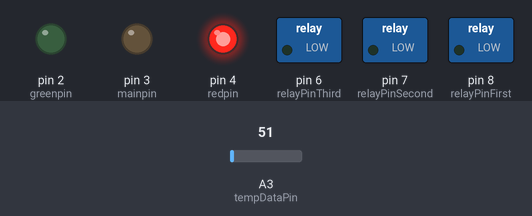
A sketch run on a simulated Arduino Uno, built with avr-gcc and run on an emulated ATmega328P. Shown: switched loads named in the sketch (green lamp = pin HIGH), output pins drawn as LEDs (lit = HIGH). The test bench sets the inputs (shaded band); at power-on: A3 (tempDataPin) = 51. What the sketch prints to the serial monitor is not drawn.

Above: at 1.4 s.
1.5 s: A3 (tempDataPin) set to 34
4.4 s: A3 (tempDataPin) set to 27
At 6.28 s:
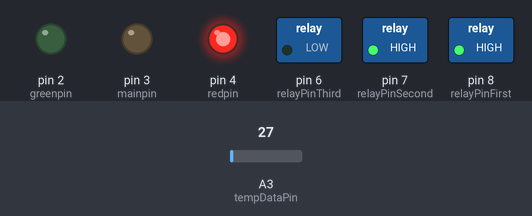
7.3 s: A3 (tempDataPin) set to 61
At 10.2 s:
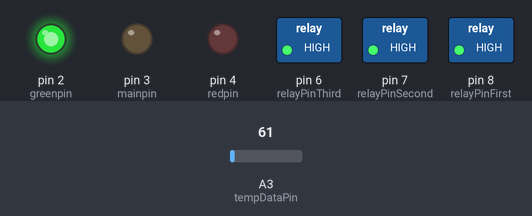
10.3 s: A3 (tempDataPin) set to 30
At 13.74 s:
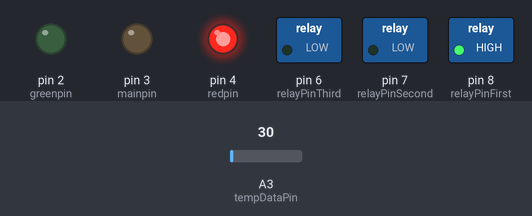
Timing chart, 0 to 14.3 s (numbered marks = the images above; inputs shaded):
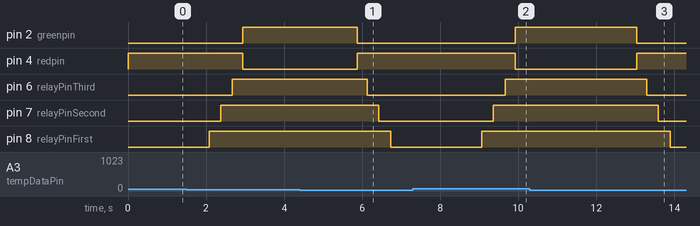

The sketch:

Harvia.ino
```cpp
#include <Arduino.h>
// Constants for determining the approximate temperature from the sensor
const float VOLTS_PER_STEP = 5.0 / 1023.0;
const float VOLT_AT_100C = 0.65;
const float VOLT_AT_300C = 1.81;

const float TEMP_COEFFICIENT = (300.0 - 100.0) / (VOLT_AT_300C - VOLT_AT_100C); // k
const float TEMP_OFFSET = 100.0 - (TEMP_COEFFICIENT * VOLT_AT_100C); // b

const int tempDataPin = A3;

const int relayPinThird = 6;
const int relayPinSecond = 7;
const int relayPinFirst = 8;

int greenpin = 2; // pin green
int mainpin = 3; // pin connection
int redpin = 4; // pin red

bool relayState = false;
unsigned long lastSwitchTime = 0;
const unsigned long SWITCH_DELAY = 2000; // Задержка переключения 2 секунды

// Temperature filtering
const int TEMP_READINGS = 5; // Number of measurements to average
float tempReadings[TEMP_READINGS];
int tempReadIndex = 0;
float tempTotal = 0;
float tempAverage = 0;

void setupRelays() {
  digitalWrite(relayPinThird, LOW);
  digitalWrite(relayPinSecond, LOW);
  digitalWrite(relayPinFirst, LOW);
}

void enableRelaySmoothly() {
  if (!relayState && (millis() - lastSwitchTime > SWITCH_DELAY)) {
    // Плавное включение реле с задержкой между ними
    digitalWrite(relayPinFirst, HIGH);
    delay(300);
    digitalWrite(relayPinSecond, HIGH);
    delay(300);
    digitalWrite(relayPinThird, HIGH);

    // Плавное изменение цвета светодиода
    for (int i = 0; i <= 255; i += 5) {
      analogWrite(redpin, 255 - i);
      analogWrite(greenpin, i);
      delay(10);
    }

    relayState = true;
    lastSwitchTime = millis();
    Serial.println("Реле плавно включены");
  }
}

void disableRelaySmoothly() {
  if (relayState && (millis() - lastSwitchTime > SWITCH_DELAY)) {
    // Плавное изменение цвета светодиода
    for (int i = 0; i <= 255; i += 5) {
      analogWrite(greenpin, 255 - i);
      analogWrite(redpin, i);
      delay(10);
    }

    // Плавное выключение реле с задержкой между ними
    digitalWrite(relayPinThird, LOW);
    delay(300);
    digitalWrite(relayPinSecond, LOW);
    delay(300);
    digitalWrite(relayPinFirst, LOW);

    relayState = false;
    lastSwitchTime = millis();
    Serial.println("Реле плавно выключены");
  }
}

float readFilteredTemperature() {
  int sensorValue = analogRead(tempDataPin);
  float inputVoltage = sensorValue * VOLTS_PER_STEP;
  float temperature = (inputVoltage * TEMP_COEFFICIENT) + TEMP_OFFSET;

  // Фильтрация скользящим средним
  tempTotal = tempTotal - tempReadings[tempReadIndex];
  tempReadings[tempReadIndex] = temperature;
  tempTotal = tempTotal + tempReadings[tempReadIndex];
  tempReadIndex = (tempReadIndex + 1) % TEMP_READINGS;

  tempAverage = tempTotal / TEMP_READINGS;
  return tempAverage;
}

bool isTemperatureValid(float voltage, float temperature) {
  // Проверка на корректность показаний датчика
  if (voltage <= 0.15 || voltage >= 1.85) {
    Serial.println("⚠️  Ошибка датчика: напряжение вне диапазона");
    return false;
  }

  if (temperature < -50 || temperature > 350) {
    Serial.println("⚠️  Ошибка датчика: температура вне диапазона");
    return false;
  }

  return true;
}

void checkTemperatureState() {
  int sensorValue = analogRead(tempDataPin);
  float inputVoltage = sensorValue * VOLTS_PER_STEP;
  float temperature = readFilteredTemperature();

  bool sensorValid = isTemperatureValid(inputVoltage, temperature);

  // Вывод данных для отладки
  Serial.print("Напряжение: ");
  Serial.print(inputVoltage, 3);
  Serial.print(" В | Температура: ");
  Serial.print(temperature, 1);
  Serial.print(" °C | Усредненная: ");
  Serial.print(tempAverage, 1);
  Serial.print(" °C | Реле: ");
  Serial.println(relayState ? "ВКЛ" : "ВЫКЛ");

  if (!sensorValid) {
    // При ошибке датчика выключаем реле
    disableRelaySmoothly();
    return;
  }

  // Гистерезис для предотвращения частых переключений
  const float TURN_ON_TEMP = 280.0;  // Включение при 280°C
  const float TURN_OFF_TEMP = 300.0; // Выключение при 300°C

  if (temperature >= TURN_OFF_TEMP) {
    disableRelaySmoothly();
  } else if (temperature <= TURN_ON_TEMP) {
    enableRelaySmoothly();
  }
  // Между 280°C и 300°C сохраняем текущее состояние
}

void initTemperatureFilter() {
  // Инициализация фильтра начальными значениями
  for (int i = 0; i < TEMP_READINGS; i++) {
    int sensorValue = analogRead(tempDataPin);
    float inputVoltage = sensorValue * VOLTS_PER_STEP;
    float temperature = (inputVoltage * TEMP_COEFFICIENT) + TEMP_OFFSET;
    tempReadings[i] = temperature;
    tempTotal += temperature;
    delay(50);
  }
  tempAverage = tempTotal / TEMP_READINGS;
}

void setup() {
  Serial.begin(9600);

  // Инициализация пинов
  pinMode(relayPinThird, OUTPUT);
  pinMode(relayPinSecond, OUTPUT);
  pinMode(relayPinFirst, OUTPUT);

  pinMode(redpin, OUTPUT);
  pinMode(mainpin, OUTPUT);
  pinMode(greenpin, OUTPUT);

  // Начальное состояние
  setupRelays();
  analogWrite(redpin, 255); // Красный светодиод при запуске
  analogWrite(greenpin, 0);

  // Инициализация фильтра температуры
  initTemperatureFilter();

  Serial.println("Система запущена. Мониторинг температуры...");
}

void loop() {
  checkTemperatureState();
  delay(500); // Уменьшенная задержка для более плавного отклика
}
```

Measured:
- the behaviour switches between 31 and 30 on A3 (tempDataPin) (found by bisection; images 0 and 1)
- after the input at 4.4 s, pin 2 (greenpin): HIGH → LOW after 1.5 s; pin 4 (redpin): LOW → HIGH after 1.5 s; pin 6 (relayPinThird): HIGH → LOW after 1.7 s; pin 7 (relayPinSecond): HIGH → LOW after 2.0 s; pin 8 (relayPinFirst): HIGH → LOW after 2.3 s
- after the input at 7.3 s, pin 2 (greenpin): LOW → HIGH after 2.6 s; pin 4 (redpin): HIGH → LOW after 2.6 s; pin 6 (relayPinThird): LOW → HIGH after 2.4 s; pin 7 (relayPinSecond): LOW → HIGH after 2.1 s; pin 8 (relayPinFirst): LOW → HIGH after 1.8 s
- after the input at 10.3 s, pin 2 (greenpin): HIGH → LOW after 2.7 s; pin 4 (redpin): LOW → HIGH after 2.7 s; pin 6 (relayPinThird): HIGH → LOW after 3.0 s; pin 7 (relayPinSecond): HIGH → LOW after 3.3 s; pin 8 (relayPinFirst): HIGH → LOW after 3.6 s
